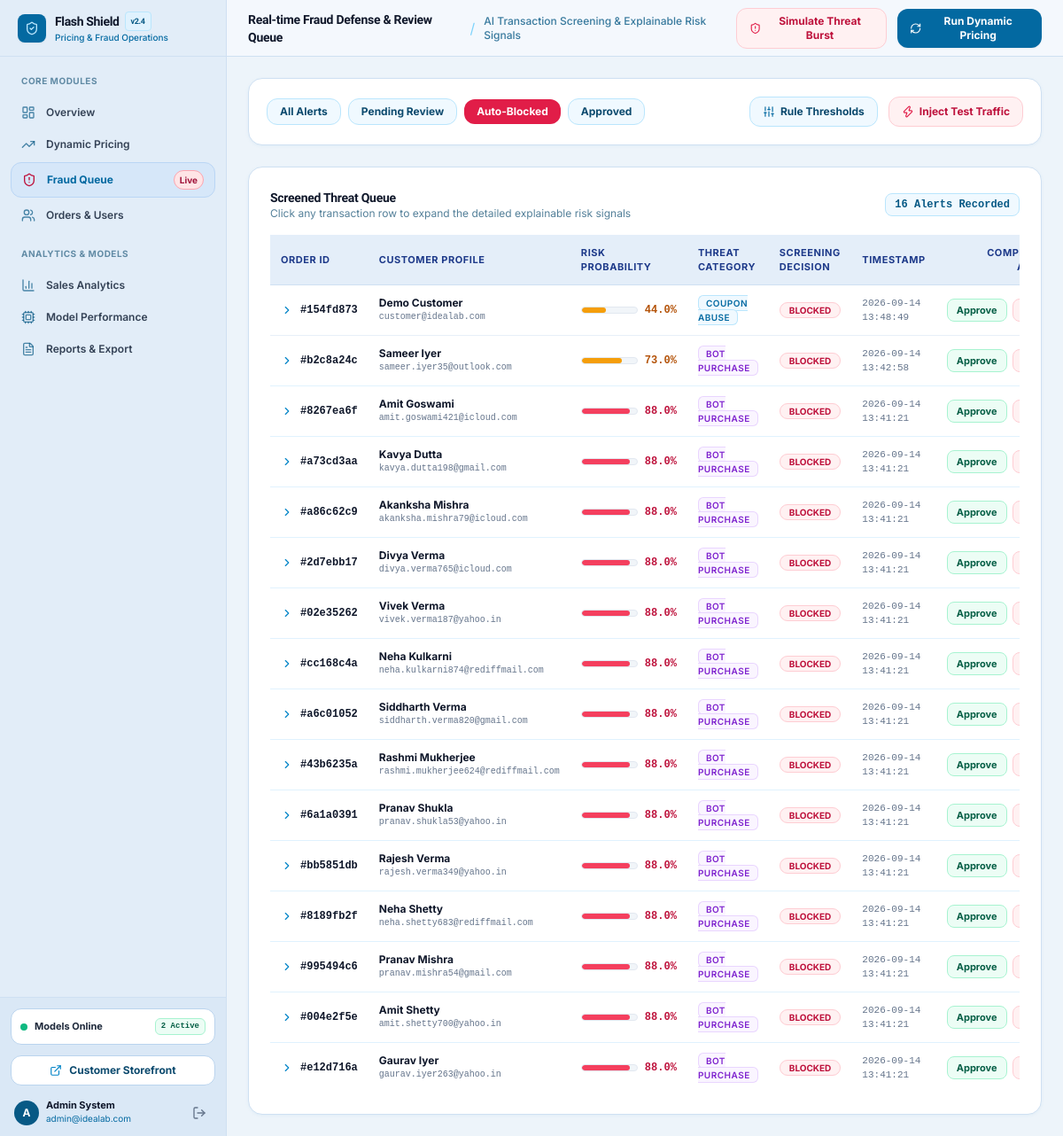
Page /admin/fraud-alerts?decision=BLOCKED on the earlier database version.
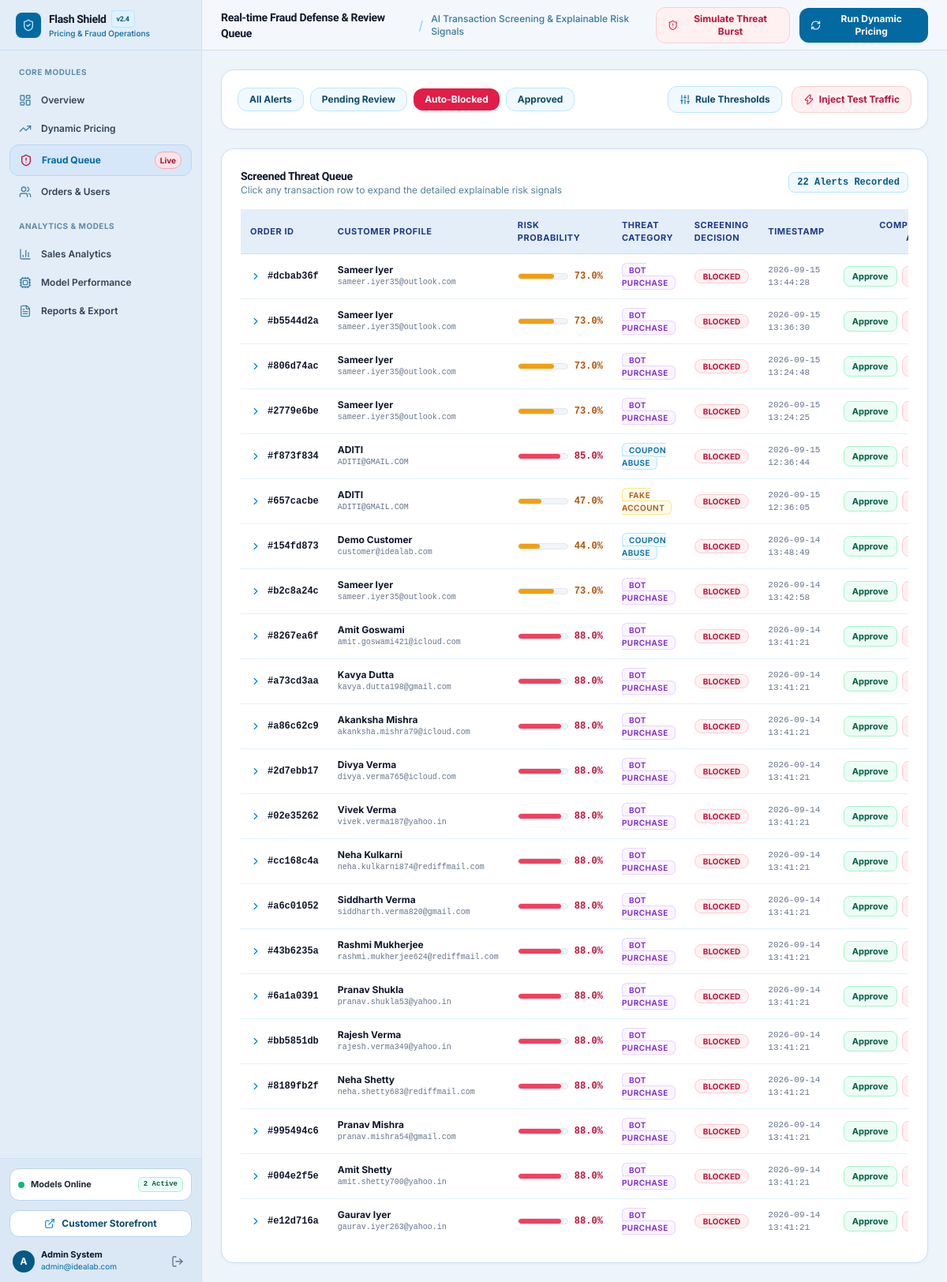
Same page on the later database version.
### app/models.py (models this page shows, shortened)
class FraudAlert(db.Model):
    __tablename__ = 'fraud_alerts'
    id = db.Column(db.String(64), primary_key=True, default=generate_uuid)
    order_id = db.Column(db.String(64), db.ForeignKey('orders.id'), nullable=False)
    risk_score = db.Column(db.Float, nullable=False) # 0.0 to 1.0
    fraud_type = db.Column(db.String(100), nullable=False) # bot_purchase, fake_account, coupon_abuse, none
    signals_json = db.Column(db.Text, nullable=False) # JSON array of explainable signal strings
    decision = db.Column(db.String(50), nullable=False, default='PENDING_REVIEW') # APPROVED, BLOCKED, PENDING_REVIEW
    created_at = db.Column(db.DateTime, default=datetime.utcnow)
    def to_dict(self):
        import json
        signals = []
        try:
            signals = json.loads(self.signals_json)
        except Exception:
            signals = [self.signals_json]
        return {
            'id': self.id,
            'order_id': self.order_id,
            'order': self.order.to_dict() if self.order else None,
            'risk_score': round(self.risk_score, 3),
            'fraud_type': self.fraud_type,
            'signals': signals,
            'decision': self.decision,
            'created_at': self.created_at.strftime('%Y-%m-%d %H:%M:%S') if self.created_at else ''
        }

class Customer(UserMixin, db.Model):
    __tablename__ = 'customers'
    id = db.Column(db.String(64), primary_key=True, default=generate_uuid)
    name = db.Column(db.String(255), nullable=False)
    email = db.Column(db.String(255), unique=True, nullable=False)
    password_hash = db.Column(db.String(255), nullable=True)
    signup_date = db.Column(db.String(50), nullable=True)
    device_id = db.Column(db.String(255), nullable=True)
    ip_address = db.Column(db.String(100), nullable=True)
    account_age_days = db.Column(db.Integer, nullable=False, default=30)
    orders = db.relationship('Order', backref='customer', lazy='dynamic', order_by='Order.order_timestamp.desc()')

### app/dashboard/routes.py (the view)
@dashboard_bp.route('/fraud-alerts')
def fraud_alerts():
    decision_filter = request.args.get('decision', '')
    query = FraudAlert.query
    if decision_filter:
        query = query.filter_by(decision=decision_filter)
    alerts = query.order_by(FraudAlert.created_at.desc()).limit(50).all()
    rules = FraudRuleConfig.query.all()
    return render_template(
        'admin/fraud_alerts.html',
        alerts=alerts,
        selected_decision=decision_filter,
        rules=rules
    )

### app/templates/admin/fraud_alerts.html (shortened to what this page needs)
{% extends "admin/layout.html" %}
{% block admin_title %}Real-time Fraud Defense & Review Queue{% endblock %}
{% block admin_subtitle %}AI Transaction Screening & Explainable Risk Signals{% endblock %}
{% block admin_content %}
<div class="p-5 admin-card flex flex-col md:flex-row md:items-center justify-between gap-4">
  <div class="flex items-center gap-2">
    <a href="{{ url_for('dashboard.fraud_alerts') }}"
      class="px-3.5 py-1.5 rounded-xl text-xs font-bold transition-all
      {% if not selected_decision %} bg-sky-800 text-white shadow-xs
      {% else %} bg-sky-50 text-sky-900 hover:bg-sky-100 border border-sky-200 {% endif %}">
      All Alerts
    </a>
    <a href="{{ url_for('dashboard.fraud_alerts', decision='PENDING_REVIEW') }}"
      class="px-3.5 py-1.5 rounded-xl text-xs font-bold transition-all
      {% if selected_decision == 'PENDING_REVIEW' %} bg-amber-600 text-white shadow-xs
      {% else %} bg-sky-50 text-sky-900 hover:bg-sky-100 border border-sky-200 {% endif %}">
      Pending Review
    </a>
    <a href="{{ url_for('dashboard.fraud_alerts', decision='BLOCKED') }}"
      class="px-3.5 py-1.5 rounded-xl text-xs font-bold transition-all
      {% if selected_decision == 'BLOCKED' %} bg-rose-600 text-white shadow-xs
      {% else %} bg-sky-50 text-sky-900 hover:bg-sky-100 border border-sky-200 {% endif %}">
      Auto-Blocked
    </a>
    <a href="{{ url_for('dashboard.fraud_alerts', decision='APPROVED') }}"
      class="px-3.5 py-1.5 rounded-xl text-xs font-bold transition-all
      {% if selected_decision == 'APPROVED' %} bg-emerald-600 text-white shadow-xs
      {% else %} bg-sky-50 text-sky-900 hover:bg-sky-100 border border-sky-200 {% endif %}">
      Approved
    </a>
  </div>
  <div class="flex items-center gap-3">
    <button onclick="openRulesConfigModal()"
      class="inline-flex items-center gap-1.5 px-3.5 py-2 rounded-xl bg-sky-50 hover:bg-sky-100 text-sky-900 text-xs font-bold border border-sky-200 transition-all">
      <i data-lucide="sliders" class="w-3.5 h-3.5 text-sky-700"></i>
      <span>Rule Thresholds</span>
    </button>
    <button onclick="triggerSimulatedAttackModal()"
      class="inline-flex items-center gap-1.5 px-3.5 py-2 rounded-xl bg-rose-50 hover:bg-rose-100 border border-rose-200 text-rose-700 text-xs font-bold transition-all shadow-xs">
      <i data-lucide="zap" class="w-3.5 h-3.5 text-rose-600"></i>
      <span>Inject Test Traffic</span>
    </button>
  </div>
</div>
<div class="p-6 admin-card space-y-4">
  <div class="flex items-center justify-between">
    <div>
      <h3 class="text-sm font-bold text-slate-900 font-display">Screened Threat Queue</h3>
      <p class="text-xs text-sky-900/70">Click any transaction row to expand the detailed explainable risk signals</p>
    </div>
    <span class="text-xs font-mono font-bold text-sky-800 bg-sky-50 px-2.5 py-1 rounded-lg border border-sky-200">{{ alerts|length }} Alerts Recorded</span>
  </div>
  {% if alerts|length == 0 %}
    <div class="p-12 text-center rounded-2xl bg-sky-50/50 border border-sky-200 space-y-3">
      <div class="w-12 h-12 rounded-full bg-emerald-100 text-emerald-700 flex items-center justify-center mx-auto">
        <i data-lucide="shield-check" class="w-6 h-6"></i>
      </div>
      <h4 class="text-sm font-bold text-slate-900">No fraud alerts right now — all clear!</h4>
      <p class="text-xs text-sky-900/70 max-w-sm mx-auto">Transactions are currently passing within standard compliance thresholds.</p>
    </div>
  {% else %}
    <div class="overflow-x-auto">
      <table class="w-full text-left text-xs">
        <thead>
          <tr class="admin-table-header">
            <th class="py-3 px-3">Order ID</th>
            <th class="py-3 px-3">Customer Profile</th>
            <th class="py-3 px-3">Risk Probability</th>
            <th class="py-3 px-3">Threat Category</th>
            <th class="py-3 px-3">Screening Decision</th>
            <th class="py-3 px-3">Timestamp</th>
            <th class="py-3 px-3 text-right">Compliance Action</th>
          </tr>
        </thead>
        <tbody class="divide-y divide-sky-100 font-medium">
          {% for alert in alerts %}
            {% set alert_data = alert.to_dict() %}
            <tr class="admin-table-row cursor-pointer" onclick="toggleSignalRow('sig-{{ alert.id }}')">
              <td class="py-3 px-3">
                <div class="flex items-center gap-2">
                  <i data-lucide="chevron-right" id="icon-sig-{{ alert.id }}" class="w-3.5 h-3.5 text-sky-600 transition-transform"></i>
                  <span class="font-mono text-slate-900 font-bold">#{{ alert.order_id[:8] }}</span>
                </div>
              </td>
              <td class="py-3 px-3">
                <div class="text-slate-900 font-bold">{{ alert_data.order.customer_name if alert_data.order else 'Guest Device' }}</div>
                <div class="text-[10px] text-slate-500 font-mono">{{ alert_data.order.customer_email if alert_data.order else 'N/A' }}</div>
              </td>
              <td class="py-3 px-3">
                <div class="flex items-center gap-2">
                  <div class="w-16 bg-slate-100 h-2 rounded-full overflow-hidden border border-slate-200">
                    <div class="h-full rounded-full {% if alert.risk_score >= 0.8 %}bg-rose-500{% elif alert.risk_score >= 0.4 %}bg-amber-500{% else %}bg-emerald-500{% endif %}"
                      style="width: {{ alert.risk_score * 100 }}%"></div>
                  </div>
                  <span class="font-mono font-bold text-xs {% if alert.risk_score >= 0.8 %}text-rose-700{% elif alert.risk_score >= 0.4 %}text-amber-700{% else %}text-emerald-700{% endif %}">
                    {{ (alert.risk_score * 100)|round(0) }}%
                  </span>
                </div>
              </td>
              <td class="py-3 px-3">
                <span class="px-2 py-0.5 rounded-md text-[10px] font-semibold uppercase tracking-wider
                  {% if alert.fraud_type == 'bot_purchase' %} bg-purple-50 text-purple-700 border border-purple-200
                  {% elif alert.fraud_type == 'fake_account' %} bg-amber-50 text-amber-700 border border-amber-200
                  {% elif alert.fraud_type == 'coupon_abuse' %} bg-sky-50 text-sky-700 border border-sky-200
                  {% else %} bg-slate-100 text-slate-600 border border-slate-200 {% endif %}">
                  {{ alert.fraud_type.replace('_', ' ') }}
                </span>
              </td>
              <td class="py-3 px-3" id="badge-{{ alert.id }}">
                <span class="px-2.5 py-0.5 rounded-full text-[10px] font-bold border
                  {% if alert.decision == 'BLOCKED' %} bg-rose-50 text-rose-700 border-rose-200
                  {% elif alert.decision == 'PENDING_REVIEW' %} bg-amber-50 text-amber-700 border-amber-200
                  {% else %} bg-emerald-50 text-emerald-700 border-emerald-200 {% endif %}">
                  {{ alert.decision }}
                </span>
              </td>
              <td class="py-3 px-3 font-mono text-[11px] text-slate-500">{{ alert_data.created_at }}</td>
              <td class="py-3 px-3 text-right" onclick="event.stopPropagation()">
                <div class="flex items-center justify-end gap-1.5">
                  <button onclick="submitDecision('{{ alert.id }}', 'APPROVED')" title="Approve Transaction"
                    class="px-2.5 py-1 rounded-lg bg-emerald-50 hover:bg-emerald-100 border border-emerald-200 text-emerald-800 text-[11px] font-bold transition-all">
                    Approve
                  </button>
                  <button onclick="submitDecision('{{ alert.id }}', 'BLOCKED')" title="Block Threat"
                    class="px-2.5 py-1 rounded-lg bg-rose-50 hover:bg-rose-100 border border-rose-200 text-rose-700 text-[11px] font-bold transition-all">
                  </button>
                </div>
              </td>
            </tr>
          {% endfor %}
        </tbody>
      </table>
    </div>
  {% endif %}
</div>
{% endblock %}

Differences in the rows shown:
added FraudAlert: order_id "dcbab36f", {{ alert_data.order.customer_name if alert_data.order else 'Guest Device' }} "Sameer Iyer", {{ alert_data.order.customer_email if alert_data.order else 'N/A' }} "sameer.iyer35@outlook.com", (alert.risk_score*100)|round(0) "73.0", fraud_type.replace "BOT PURCHASE", decision "BLOCKED", created_at "2026-09-15 13:44:28"
added FraudAlert: order_id "b5544d2a", {{ alert_data.order.customer_name if alert_data.order else 'Guest Device' }} "Sameer Iyer", {{ alert_data.order.customer_email if alert_data.order else 'N/A' }} "sameer.iyer35@outlook.com", (alert.risk_score*100)|round(0) "73.0", fraud_type.replace "BOT PURCHASE", decision "BLOCKED", created_at "2026-09-15 13:36:30"
added FraudAlert: order_id "806d74ac", {{ alert_data.order.customer_name if alert_data.order else 'Guest Device' }} "Sameer Iyer", {{ alert_data.order.customer_email if alert_data.order else 'N/A' }} "sameer.iyer35@outlook.com", (alert.risk_score*100)|round(0) "73.0", fraud_type.replace "BOT PURCHASE", decision "BLOCKED", created_at "2026-09-15 13:24:48"
added FraudAlert: order_id "2779e6be", {{ alert_data.order.customer_name if alert_data.order else 'Guest Device' }} "Sameer Iyer", {{ alert_data.order.customer_email if alert_data.order else 'N/A' }} "sameer.iyer35@outlook.com", (alert.risk_score*100)|round(0) "73.0", fraud_type.replace "BOT PURCHASE", decision "BLOCKED", created_at "2026-09-15 13:24:25"
added FraudAlert: order_id "f873f834", (alert.risk_score*100)|round(0) "85.0", fraud_type.replace "COUPON ABUSE", decision "BLOCKED", created_at "2026-09-15 12:36:44"
now on this page (row unchanged): Customer: order "ADITI", order "ADITI@GMAIL.COM"
added FraudAlert: order_id "657cacbe", (alert.risk_score*100)|round(0) "47.0", fraud_type.replace "FAKE ACCOUNT", decision "BLOCKED", created_at "2026-09-15 12:36:05"
Other differences:
{{ alerts|length }}: "16" → "22"
